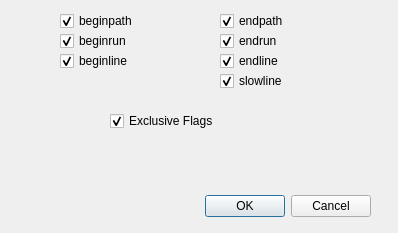
<?xml version="1.0" encoding="UTF-8"?>
<ui version="4.0">
 <class>dlgGcodeProp</class>
 <widget class="QDialog" name="dlgGcodeProp">
  <property name="geometry">
   <rect>
    <x>0</x>
    <y>0</y>
    <width>398</width>
    <height>233</height>
   </rect>
  </property>
  <property name="windowTitle">
   <string>Dialog</string>
  </property>
  <widget class="QDialogButtonBox" name="buttonBox">
   <property name="geometry">
    <rect>
     <x>30</x>
     <y>190</y>
     <width>341</width>
     <height>32</height>
    </rect>
   </property>
   <property name="orientation">
    <enum>Qt::Horizontal</enum>
   </property>
   <property name="standardButtons">
    <set>QDialogButtonBox::Cancel|QDialogButtonBox::Ok</set>
   </property>
  </widget>
  <widget class="QCheckBox" name="cbbeginpath">
   <property name="geometry">
    <rect>
     <x>60</x>
     <y>10</y>
     <width>88</width>
     <height>22</height>
    </rect>
   </property>
   <property name="text">
    <string>beginpath</string>
   </property>
   <property name="checked">
    <bool>true</bool>
   </property>
  </widget>
  <widget class="QCheckBox" name="cbbeginrun">
   <property name="geometry">
    <rect>
     <x>60</x>
     <y>30</y>
     <width>88</width>
     <height>22</height>
    </rect>
   </property>
   <property name="text">
    <string>beginrun</string>
   </property>
   <property name="checked">
    <bool>true</bool>
   </property>
  </widget>
  <widget class="QCheckBox" name="cbendpath">
   <property name="geometry">
    <rect>
     <x>220</x>
     <y>10</y>
     <width>88</width>
     <height>22</height>
    </rect>
   </property>
   <property name="text">
    <string>endpath</string>
   </property>
   <property name="checked">
    <bool>true</bool>
   </property>
  </widget>
  <widget class="QCheckBox" name="cbbeginline">
   <property name="geometry">
    <rect>
     <x>60</x>
     <y>50</y>
     <width>88</width>
     <height>22</height>
    </rect>
   </property>
   <property name="text">
    <string>beginline</string>
   </property>
   <property name="checked">
    <bool>true</bool>
   </property>
  </widget>
  <widget class="QCheckBox" name="cbendline">
   <property name="geometry">
    <rect>
     <x>220</x>
     <y>50</y>
     <width>88</width>
     <height>22</height>
    </rect>
   </property>
   <property name="text">
    <string>endline</string>
   </property>
   <property name="checked">
    <bool>true</bool>
   </property>
  </widget>
  <widget class="QCheckBox" name="cbendrun">
   <property name="geometry">
    <rect>
     <x>220</x>
     <y>30</y>
     <width>88</width>
     <height>22</height>
    </rect>
   </property>
   <property name="text">
    <string>endrun</string>
   </property>
   <property name="checked">
    <bool>true</bool>
   </property>
  </widget>
  <widget class="QCheckBox" name="cbslowline">
   <property name="geometry">
    <rect>
     <x>220</x>
     <y>70</y>
     <width>88</width>
     <height>22</height>
    </rect>
   </property>
   <property name="text">
    <string>slowline</string>
   </property>
   <property name="checked">
    <bool>true</bool>
   </property>
  </widget>
  <widget class="QCheckBox" name="cbExclusive">
   <property name="geometry">
    <rect>
     <x>110</x>
     <y>110</y>
     <width>121</width>
     <height>22</height>
    </rect>
   </property>
   <property name="text">
    <string>Exclusive Flags</string>
   </property>
   <property name="checked">
    <bool>true</bool>
   </property>
  </widget>
 </widget>
 <resources/>
 <connections>
  <connection>
   <sender>buttonBox</sender>
   <signal>accepted()</signal>
   <receiver>dlgGcodeProp</receiver>
   <slot>accept()</slot>
   <hints>
    <hint type="sourcelabel">
     <x>248</x>
     <y>254</y>
    </hint>
    <hint type="destinationlabel">
     <x>157</x>
     <y>274</y>
    </hint>
   </hints>
  </connection>
  <connection>
   <sender>buttonBox</sender>
   <signal>rejected()</signal>
   <receiver>dlgGcodeProp</receiver>
   <slot>reject()</slot>
   <hints>
    <hint type="sourcelabel">
     <x>316</x>
     <y>260</y>
    </hint>
    <hint type="destinationlabel">
     <x>286</x>
     <y>274</y>
    </hint>
   </hints>
  </connection>
 </connections>
</ui>
